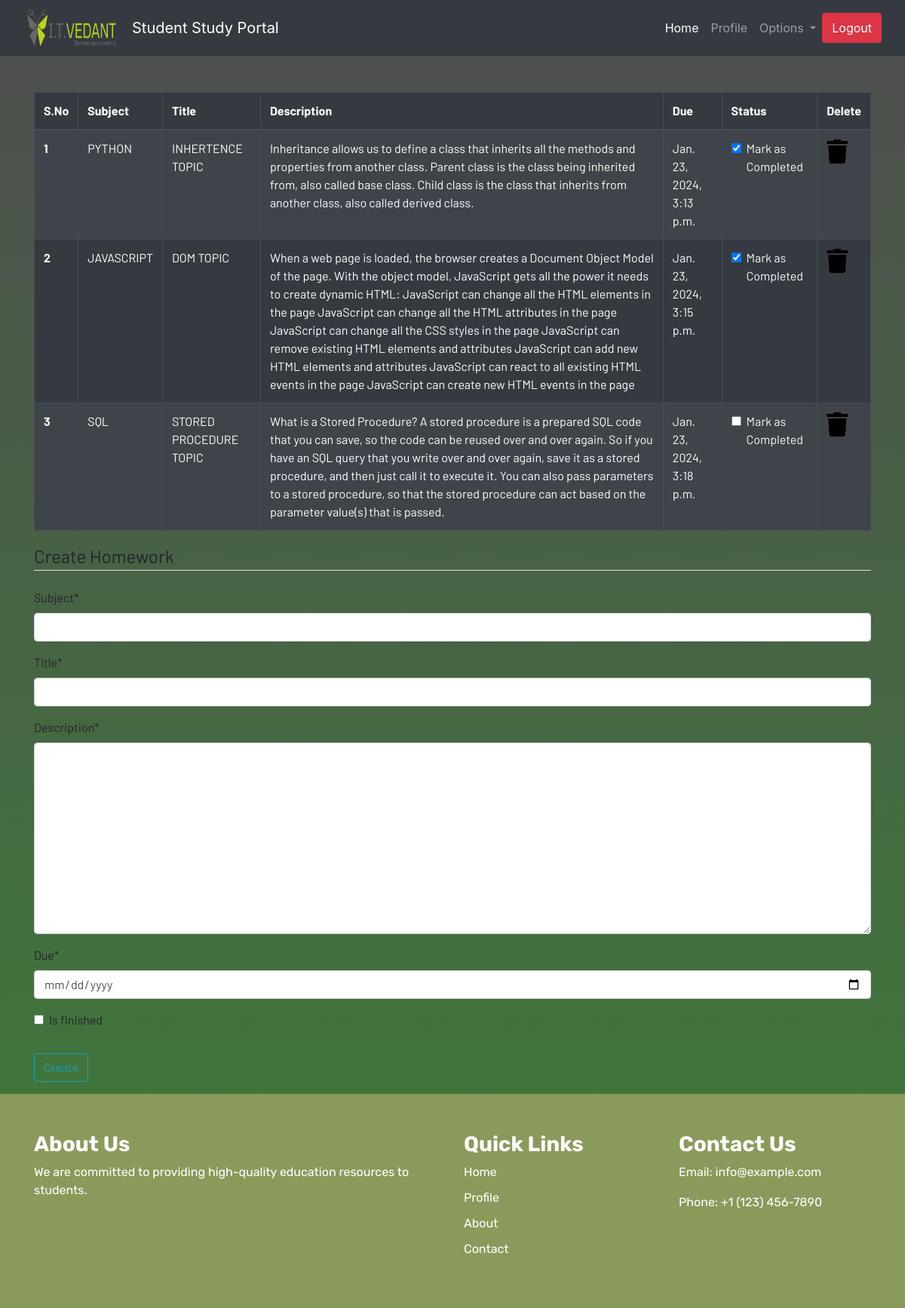
The page /homework (signed in) on the database its author committed.
### dashboard/models.py (models this page shows, shortened)
class Homework(models.Model):
    user = models.ForeignKey(User,on_delete=models.CASCADE)
    subject = models.CharField(max_length=50)
    title = models.CharField(max_length=100)
    description = models.TextField()
    due = models.DateTimeField()
    is_finished = models.BooleanField(default=False)

### dashboard/views.py (the view)
# urls.py: path('homework', views.homework, name = "homework"),
@login_required
def homework(request):
    if request.method == 'POST':
        form = HomeworkForm(request.POST)
        if form.is_valid():
            try:
                finished = request.POST['is_finished']
                if finished == 'on':
                    finished = True
                else:
                    finished = False
            except:
                finished = False
            homeworks = Homework(
                user = request.user,
                subject = request.POST['subject'],
                title = request.POST['title'],
                description = request.POST['description'],
                due = request.POST['due'],
                is_finished = finished
            )
            homeworks.save()
            messages.success(request, f"Homework Added from {request.user.username} Successfully !!")
    else:
        form = HomeworkForm()
    homework  = Homework.objects.filter(user=request.user)
    if len(homework) == 0:
        homework_done = True
    else:
        homework_done = False
    context = {'homeworks' : homework, 'homeworks_done' : homework_done, 'form' : form}
    return render(request,'dashboard/homework.html',context)

### dashboard/forms.py
class HomeworkForm(forms.ModelForm):
    class Meta:
        model = Homework
        widgets = {'due': DateInput()}
        fields = ['subject', 'title', 'description', 'due', 'is_finished']

### dashboard/templates/dashboard/homework.html (shortened to what this page needs)
{% extends 'base.html' %}
{%load crispy_forms_tags%}
{% load static %}
{% block content %}
<div class="container">
    {% if not homework_done %}
    <table class="table table-striped table-bordered table-hover table-dark">
        <thead>
            <tr>
                <th scope="col">S.No</th>
                <th scope="col">Subject</th>
                <th scope="col">Title</th>
                <th scope="col">Description</th>
                <th scope="col">Due</th>
                <th scope="col">Status</th>
                <th scope="col">Delete</th>
            </tr>
        </thead>
        <tbody>
            {% for homework in homeworks %}
            <tr>
                <th scope="row">{{forloop.counter}}</th>
                <td>{{homework.subject}}</td>
                <td>{{homework.title}}</td>
                <td>{{homework.description}}</td>
                <td>{{homework.due}}</td>
                <td>
                    <a href="{% url 'update-homework' homework.id %}">
                        <div class="form-check">
                            {% if homework.is_finished == True %}
                            <input class="form-check-input" type="checkbox" value="" checked >
                            {% else %}
                            <input class="form-check-input" type="checkbox" value="">
                            {% endif %}
                            <label class="form-check-label text-light" for="flexCheckDefault">
                                Mark as Completed
                            </label>
                        </div>
                    </a>
                </td>
                <td><a href="{% url 'delete-homework' homework.id %}"><i class="fa fa-trash fa-2x"></i></a></td>
            </tr>
            {% endfor %}
        </tbody>
    </table>
    {% else %}
    <h4>All homeworks are completed!! Create to have more!!</h4>
    {% endif %}
</div>
<div class=" container">
    <form method="POST">
        <fieldset class="form-group">
            <legend class="border-bottom mb-4">Create Homework</legend>
            {{form|crispy}}
        </fieldset>
        <div class="form-group">
            <button href="" class="btn btn-outline-info" type="submit">
                Create
            </button>
        </div>
    </form>
</div>
{% endblock content %}

### dashboard/templates/base.html (shortened to what this page needs)
<!DOCTYPE html>
{% load static %}
<html lang="en">
<head>
  <link rel="stylesheet" href="https://stackpath.bootstrapcdn.com/bootstrap/4.3.1/css/bootstrap.min.css"
 />
  <link rel="stylesheet" href="https://use.fontawesome.com/releases/v5.7.2/css/all.css"
 />
  <link rel="stylesheet" href="{% static 'css/main.css' %}" />
</head>
<body>
  <header>
    <nav class="navbar navbar-expand-lg navbar-dark bg-dark">
      <div class="container-fluid">
        <a href="{% url 'home' %}">
        <img src="/static/images/itvedant-logos.png" alt="itvedantssp" class="m-1" style="width:120px;height:50px;">
      </a>
        <a class="navbar-brand ml-3" href="{% url 'home' %}"> Student Study Portal </a>
        <div class="collapse navbar-collapse justify-content-end" id="navbarSupportedContent">
          <ul class="navbar-nav mb-2 mb-lg-0">
            <li class="nav-item">
              <a class="nav-link active" aria-current="page" href="{% url 'home' %}">Home</a>
            </li>
            {% if user.is_authenticated %}
            <li class="nav-item">
              <a class="nav-link" href="{% url 'profile' %}">Profile</a>
            </li>
            <li class="nav-item dropdown">
              <a class="nav-link dropdown-toggle" href="#" id="navbarDropdown" role="button" data-toggle="dropdown"
                aria-haspopup="true" aria-expanded="false">
                Options
              </a>
            </li>
            <form action="{% url 'logout' %}" method="post">
              <button type="submit" class ="btn btn-danger w-100 h-100 rounded">Logout</button>
          </form>
            {% endif %}
          </ul>
        </div>
      </div>
    </nav>
  </header>
  <br /><br />
  <main>
    {% block content %}
    {% endblock content %}
  </main>
  <footer class="footer">
    <div class="container">
        <div class="row">
            <div class="col-md-6">
                <h3>About Us</h3>
                <p>We are committed to providing high-quality education resources to students.</p>
            </div>
            <div class="col-md-3">
                <h3>Quick Links</h3>
                <ul>
                    <li><a href="{% url 'home' %}">Home</a></li>
                    <li><a href="{% url 'profile' %}">Profile</a></li>
                    <li><a href="#">About</a></li>
                    <li><a href="#">Contact</a></li>
                </ul>
            </div>
            <div class="col-md-3">
                <h3>Contact Us</h3>
                <p>Email: info@example.com</p>
                <p>Phone: +1 (123) 456-7890</p>
            </div>
        </div>
    </div>
</footer>
</body>
</html>

### static/css/main.css (style rules this page uses)
html { scroll-behavior: smooth; height: 100%; width: 100%; }
main { font-family: Barlow, Quicksand, Rubik, sans-serif, serif, 'Times New Roman', Times, serif !important; }
footer { font-family: Rubik, sans-serif, serif, 'Times New Roman', Times, serif; }
.navbar { background-color: #000; }
a { text-decoration: none !important; color: black; }
html, body { max-width: 100%; overflow-x: hidden; height: 100%; width: 100%; }
body { background: linear-gradient(rgb(78, 77, 77), rgb(62, 125, 57)); overflow-x: hidden; background-repeat: no-repeat; }
.fa { color: black; }
h3 { font-weight: bolder; font-size: x-large 5; }

### dashboard/templates/base.html (style rules this page uses)
.footer { background-color: #8A9A5B; padding: 50px 0; color: #fff; }
.footer h3 { color: #fff; }
.footer ul { list-style: none; padding: 0; }
.footer ul li { margin-bottom: 10px; }
.footer ul li a { color: #fff; text-decoration: none; }

### rows shown on the page
Homework: subject "PYTHON", title "INHERTENCE TOPIC", description "Inheritance allows us to define a class that inherits all the methods and properties from another class. Parent class is the class being inherited from, also called base class. Child class is the class that inherits from another class, also called derived class.", due "Jan. 23, 2024, 3:13 p.m."
Homework: subject "JAVASCRIPT", title "DOM TOPIC", description "When a web page is loaded, the browser creates a Document Object Model of the page. With the object model, JavaScript gets all the power it needs to create dynamic HTML: JavaScript can change all the HTML elements in the page JavaScript can change all the HTML attributes in the page JavaScript can change all the CSS styles in the page JavaScript can remove existing HTML elements and attributes JavaScript can add new HTML elements and attributes JavaScript can react to all existing HTML events in the page JavaScript can create new HTML events in the page", due "Jan. 23, 2024, 3:15 p.m."
Homework: subject "SQL", title "STORED PROCEDURE TOPIC", description "What is a Stored Procedure? A stored procedure is a prepared SQL code that you can save, so the code can be reused over and over again. So if you have an SQL query that you write over and over again, save it as a stored procedure, and then just call it to execute it. You can also pass parameters to a stored procedure, so that the stored procedure can act based on the parameter value(s) that is passed.", due "Jan. 23, 2024, 3:18 p.m."
